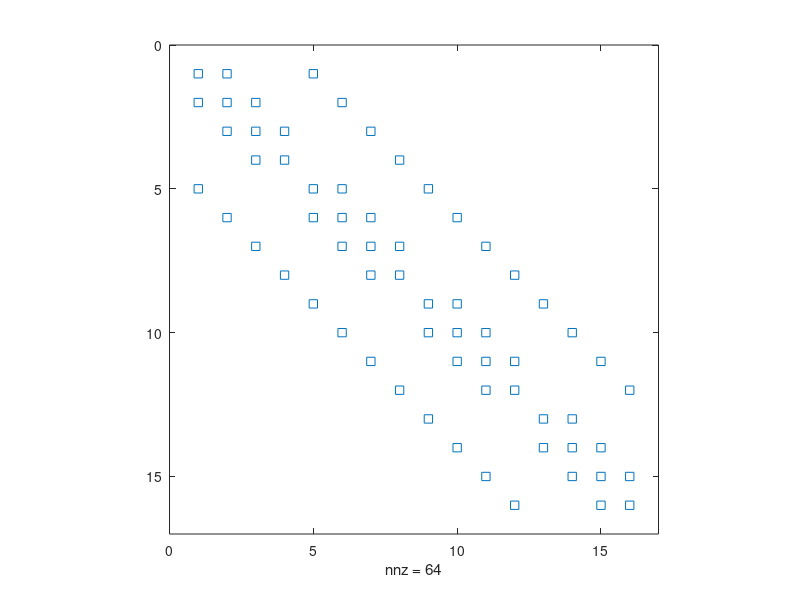

Reproduce this figure in MATLAB.
% Construct Laplace FD matrix in 2D
n=6;   % grid points in each direction
m=n-2; % interior grid points in each direction
I = speye(m); 
e = ones(m,1);
D = spdiags([e -2*e e],[-1 0 1],m,m);
A = -(kron(I,D) + kron(D,I));
full(A)
spy(A,'s'); axis('equal')
